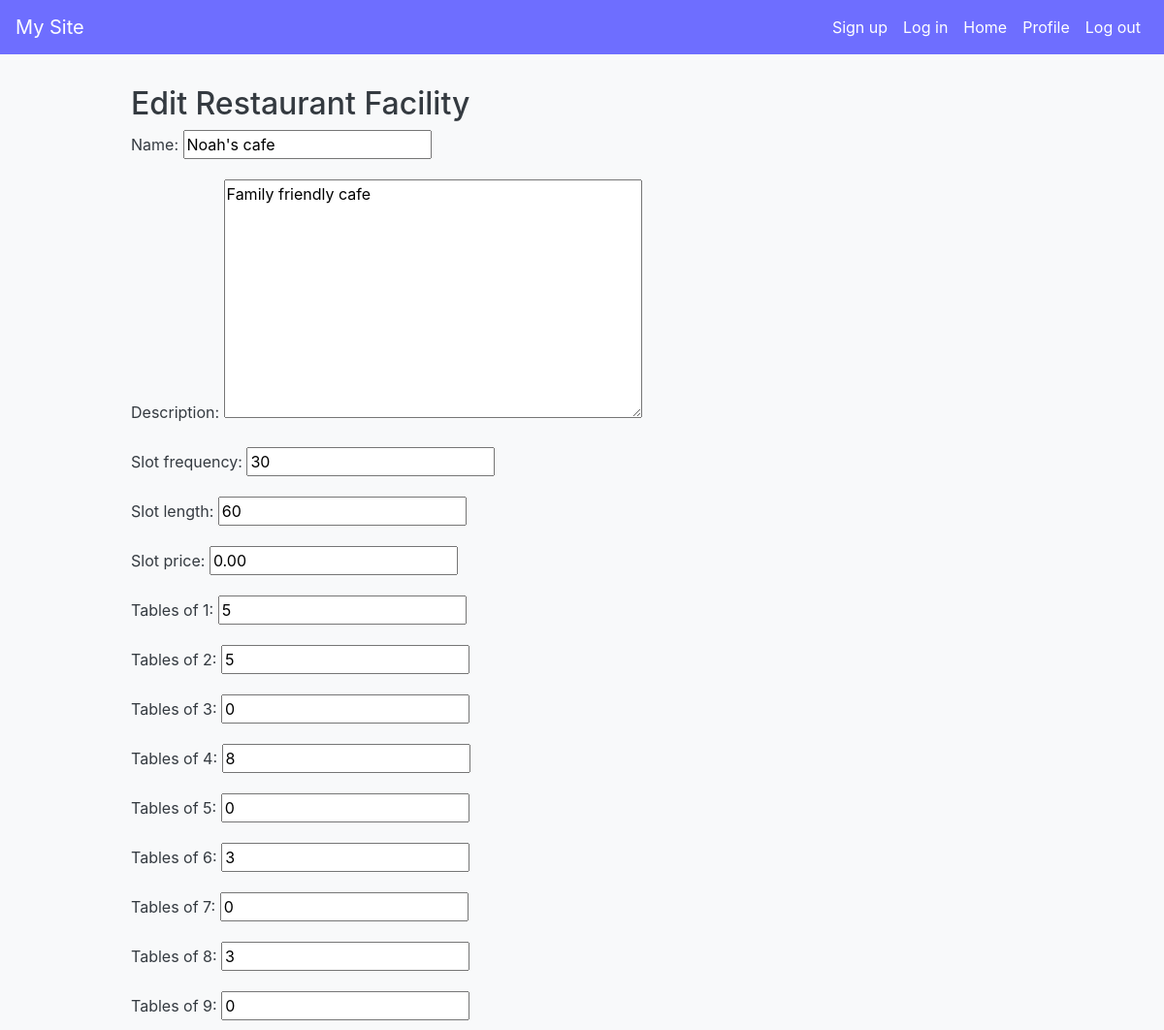
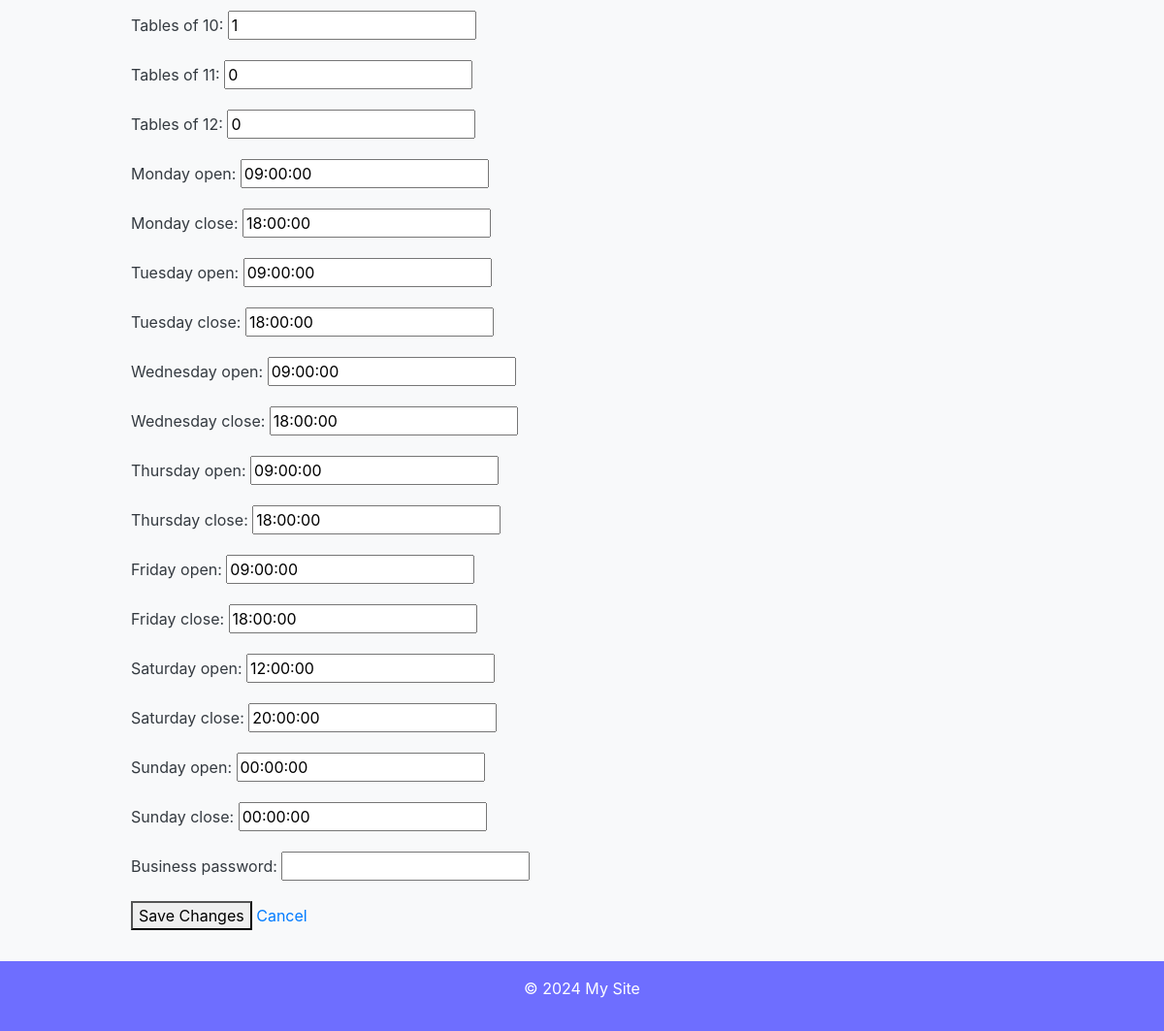
The app's page /facility/rest/edit/3 (signed in) with its own data (2 pictures, top to bottom).
### business/models.py (models this page shows, shortened)
class RestaurantFacility(models.Model):
    facility = models.ForeignKey(Facility, on_delete=models.CASCADE)
    name = models.CharField(max_length=100)
    description = models.TextField()
    opening_time = models.TimeField()
    closing_time = models.TimeField()
    slot_frequency = models.IntegerField()  # e.g., every 15 minutes
    slot_length = models.IntegerField()  # in minutes
    slot_price = models.DecimalField(max_digits=10, decimal_places=2)
    tables_of_1 = models.PositiveIntegerField(default=0)
    tables_of_2 = models.PositiveIntegerField(default=0)
    tables_of_3 = models.PositiveIntegerField(default=0)
    tables_of_4 = models.PositiveIntegerField(default=0)
    tables_of_5 = models.PositiveIntegerField(default=0)
    tables_of_6 = models.PositiveIntegerField(default=0)
    tables_of_7 = models.PositiveIntegerField(default=0)
    tables_of_8 = models.PositiveIntegerField(default=0)
    tables_of_9 = models.PositiveIntegerField(default=0)
    tables_of_10 = models.PositiveIntegerField(default=0)
    tables_of_11 = models.PositiveIntegerField(default=0)
    tables_of_12 = models.PositiveIntegerField(default=0)
    monday_open = models.TimeField(default="09:00:00")
    monday_close = models.TimeField(default="18:00:00")
    tuesday_open = models.TimeField(default="09:00:00")
    tuesday_close = models.TimeField(default="18:00:00")
    wednesday_open = models.TimeField(default="09:00:00")
    wednesday_close = models.TimeField(default="18:00:00")
    thursday_open = models.TimeField(default="09:00:00")
    thursday_close = models.TimeField(default="18:00:00")
    friday_open = models.TimeField(default="09:00:00")
    friday_close = models.TimeField(default="18:00:00")
    saturday_open = models.TimeField(default="09:00:00")
    saturday_close = models.TimeField(default="18:00:00")
    sunday_open = models.TimeField(default="09:00:00")
    sunday_close = models.TimeField(default="18:00:00")

### business/views.py (the view)
# urls.py: path("facility/rest/edit/<int:facility_id>", editRestFacility, name="editFacility"),
@login_required_business
def editRestFacility(request, facility_id):
    business_link = request.user.business_link
    business = business_link.business
    restaurant_facility = get_object_or_404(RestaurantFacility, id=facility_id)
    if restaurant_facility.facility.business != business:
        raise Http404("Facility not found")  # Facility does not belong to the user's business
    if business_link.userType != 'staff':
        return redirect('/access_denied')  # Redirect to an access denied page if the user is not staff
    if request.method == 'POST':
        form = RestaurantFacilityForm(request.POST, instance=restaurant_facility, business=business)
        if form.is_valid():
            form.save()
            return redirect('/business/dashboard')  # Redirect to dashboard or another appropriate page after editing
    else:
        form = RestaurantFacilityForm(instance=restaurant_facility, business=business)
    return render(request, 'edit_restaurant_facility.html', {'form': form, 'facility': restaurant_facility})

### business/templates/edit_restaurant_facility.html (shortened to what this page needs)
{% extends "base.html" %}
{% block content %}
  <h2>Edit Restaurant Facility</h2>
  <form method="post">
    {{ form.as_p }}
    <button type="submit">Save Changes</button>
    <a href="/business/dashboard">Cancel</a>
  </form>
{% endblock %}

### templates/base.html (style rules this page uses)
:root { --primary: #6E6EFF; --secondary: #ffffff; --success: #28a745; --info: #17a2b8; --warning: #ffc107; --danger: #dc3545; --light: #f8f9fa; --dark: #343a40; }
body { background-color: var(--light); color: var(--dark); display: flex; flex-direction: column; min-height: 100vh; }

### records on screen
RestaurantFacility: name "Noah's cafe", description "Family friendly cafe", slot_frequency "30", slot_length "60", slot_price "0.00", tables_of_1 "5", tables_of_2 "5", tables_of_3 "0", tables_of_4 "8", tables_of_5 "0", tables_of_6 "3", tables_of_7 "0", tables_of_8 "3", tables_of_9 "0", tables_of_10 "1", tables_of_11 "0", tables_of_12 "0", monday_open "09:00:00", monday_close "18:00:00", tuesday_open "09:00:00", tuesday_close "18:00:00", wednesday_open "09:00:00", wednesday_close "18:00:00", thursday_open "09:00:00", thursday_close "18:00:00", friday_open "09:00:00", friday_close "18:00:00", saturday_open "12:00:00", saturday_close "20:00:00", sunday_open "00:00:00", sunday_close "00:00:00"
